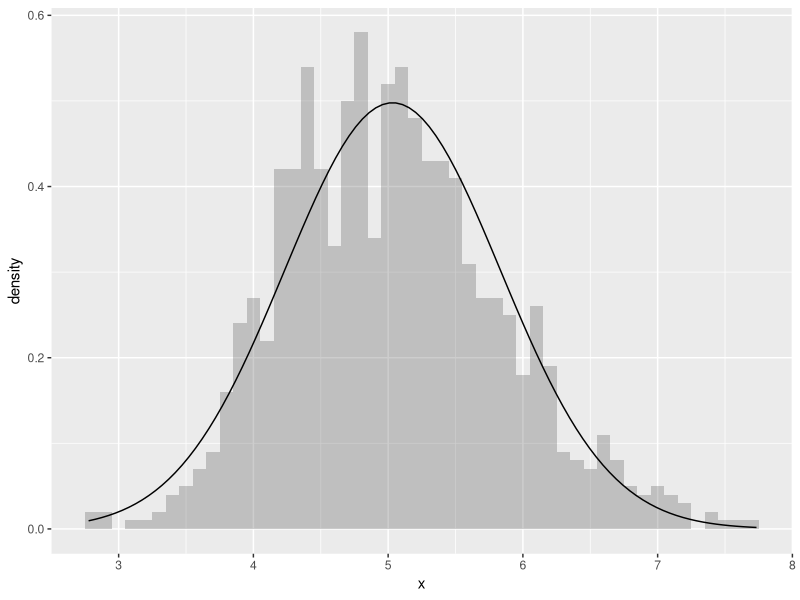
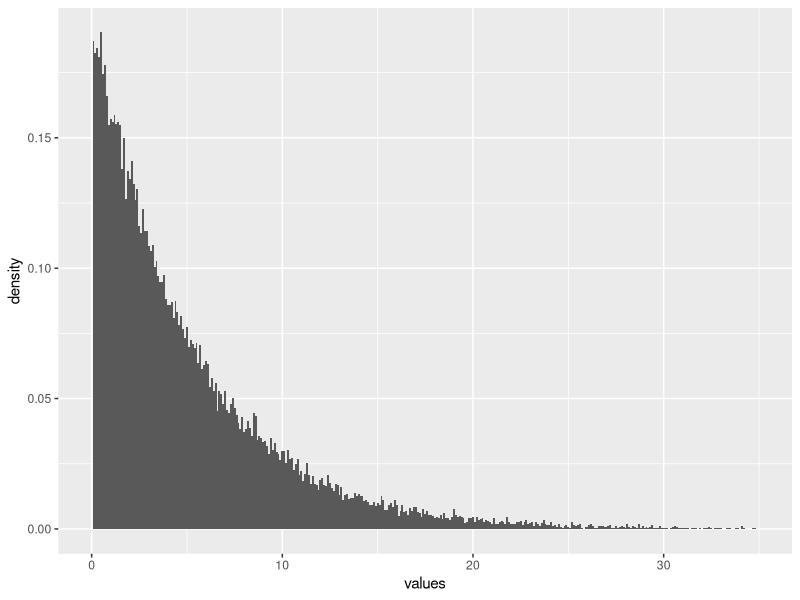

Generate these figures, in order, with R:
## Generate samples 
nosim <- 1000 # number simulations
n <- 40
lambda <- 0.2 

m.dist <- 1/lambda
sd.dist <- 1/lambda

ALL <- rexp(nosim*n, lambda)
MEAN <- matrix(ALL, nosim)

means <- apply(MEAN, 1, mean)

m.all <- mean(ALL)
m.means <- mean(means)

sd.all <- sd(ALL)
sd.n <- sd.all/sqrt(n)
sd.means <- sd(means)

library(ggplot2)

DF <- data.frame(x=means)
ggplot(DF, aes(x=x)) + geom_histogram(alpha=0.3,binwidth=.1, aes(y= ..density..)) + stat_function(fun=dnorm, args=list(mean=m.means, sd=sd.means)) 

DF.ALL <- data.frame(values=ALL)
ggplot(DF.ALL, aes(x=values)) + geom_histogram(binwidth=.1, aes(y= ..density..)) + xlim(0, 35)
